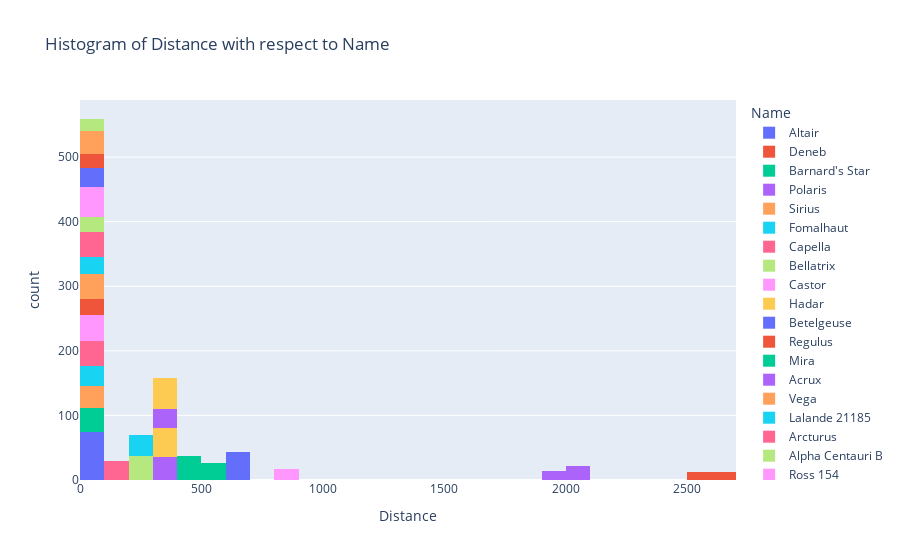

Write notebook code for a chart like this one.
### Code cell
# histogram of Distance column with respect to Name Class using plotly:

fig = px.histogram(df, x='Distance', color='Name', title='Histogram of Distance with respect to Name')
fig.show()

### Figure 1 — Plotly figure (JSON) as saved in the notebook; plotly's stock layout.template omitted (floating-point values rounded to 4 significant figures)
{"data": [{"alignmentgroup": "True", "bingroup": "x", "hovertemplate": "Name=Altair<br>Distance=%{x}<br>count=%{y}<extra></extra>", "legendgroup": "Altair", "marker": {"color": "#636efa", "pattern": {"shape": ""}}, "name": "Altair", "offsetgroup": "Altair", "orientation": "v", "showlegend": true, "type": "histogram", "x": [16.59, 16.32, 16.98, 16.48, 17.0, 16.79, 17.11, 16.34, 16.52, 16.65, 16.91, 16.67, 17.03, 16.33, 17.13, 16.84, 16.74, 16.3, 16.82, 16.78, 16.96, 16.31, 16.43, 16.65, 16.75, 16.72, 17.08, 16.43, 16.6, 16.8, 16.41, 16.69, 16.7, 16.52, 16.56, 16.3, 16.37, 16.94, 16.74, 17.19, 16.65, 16.43, 16.8, 16.87, 16.28, 16.59, 16.85, 16.26, 17.02, 16.24, 16.48, 16.69, 16.82, 16.38, 16.72, 16.78, 16.68, 16.47, 16.96, 17.14, 17.16, 17.12, 16.52, 16.82, 16.57, 16.55, 16.41, 16.93, 16.71, 16.5, 17.15, 17.11, 16.87, 17.12], "xaxis": "x", "yaxis": "y"}, {"alignmentgroup": "True", "bingroup": "x", "hovertemplate": "Name=Deneb<br>Distance=%{x}<br>count=%{y}<extra></extra>", "legendgroup": "Deneb", "marker": {"color": "#EF553B", "pattern": {"shape": ""}}, "name": "Deneb", "offsetgroup": "Deneb", "orientation": "v", "showlegend": true, "type": "histogram", "x": [2600.0, 2600.0, 2600.0, 2600.0, 2600.0, 2600.0, 2600.0, 2600.0, 2600.0, 2600.0, 2600.0, 2600.0, 2600.0, 2600.0, 2600.0, 2600.0, 2600.0, 2600.0, 2600.0, 2600.0, 2600.0, 2600.0, 2600.0, 2600.0, 2600.0], "xaxis": "x", "yaxis": "y"}, {"alignmentgroup": "True", "bingroup": "x", "hovertemplate": "Name=Barnard's Star<br>Distance=%{x}<br>count=%{y}<extra></extra>", "legendgroup": "Barnard's Star", "marker": {"color": "#00cc96", "pattern": {"shape": ""}}, "name": "Barnard's Star", "offsetgroup": "Barnard's Star", "orientation": "v", "showlegend": true, "type": "histogram", "x": [6.053, 5.902, 6.274, 6.21, 5.564, 6.102, 6.099, 6.066, 5.775, 5.503, 6.036, 5.464, 5.755, 6.057, 5.644, 5.687, 6.006, 6.261, 6.45, 5.618, 5.702, 6.146, 6.037, 6.214, 6.359, 6.18, 6.066, 6.104, 6.178, 6.378, 5.628, 5.703, 5.672, 5.902, 5.979, 6.187, 5.622, 5.939], "xaxis": "x", "yaxis": "y"}, {"alignmentgroup": "True", "bingroup": "x", "hovertemplate": "Name=Polaris<br>Distance=%{x}<br>count=%{y}<extra></extra>", "legendgroup": "Polaris", "marker": {"color": "#ab63fa", "pattern": {"shape": ""}}, "name": "Polaris", "offsetgroup": "Polaris", "orientation": "v", "showlegend": true, "type": "histogram", "x": [322.6, 323.5, 323.5, 322.7, 322.8, 322.7, 323.2, 323.3, 322.6, 323.3, 322.5, 322.5, 322.5, 322.9, 323.3, 322.7, 322.6, 322.6, 323.0, 323.5, 322.7, 323.4, 323.3, 323.3, 323.0, 322.7, 322.8, 323.0, 322.9, 323.0, 323.2, 323.5, 322.6, 323.0, 322.9], "xaxis": "x", "yaxis": "y"}, {"alignmentgroup": "True", "bingroup": "x", "hovertemplate": "Name=Sirius<br>Distance=%{x}<br>count=%{y}<extra></extra>", "legendgroup": "Sirius", "marker": {"color": "#FFA15A", "pattern": {"shape": ""}}, "name": "Sirius", "offsetgroup": "Sirius", "orientation": "v", "showlegend": true, "type": "histogram", "x": [8.37, 8.998, 8.791, 8.405, 8.179, 9.004, 8.43, 8.979, 8.911, 8.958, 8.227, 8.581, 8.65, 8.593, 8.873, 8.793, 8.355, 8.161, 8.442, 8.218, 8.515, 8.295, 8.165, 8.451, 8.696, 8.125, 8.132, 8.418, 8.997, 8.61, 8.786, 8.526, 8.322, 8.154], "xaxis": "x", "yaxis": "y"}, {"alignmentgroup": "True", "bingroup": "x", "hovertemplate": "Name=Fomalhaut<br>Distance=%{x}<br>count=%{y}<extra></extra>", "legendgroup": "Fomalhaut", "marker": {"color": "#19d3f3", "pattern": {"shape": ""}}, "name": "Fomalhaut", "offsetgroup": "Fomalhaut", "orientation": "v", "showlegend": true, "type": "histogram", "x": [25.42, 25.04, 24.74, 24.95, 25.38, 25.4, 25.13, 24.91, 24.64, 25.29, 24.79, 24.94, 24.8, 24.53, 25.45, 24.51, 24.71, 25.12, 24.84, 24.88, 24.99, 25.3, 24.6, 25.02, 25.06, 24.51, 24.67, 24.58, 25.36, 24.88, 25.39], "xaxis": "x", "yaxis": "y"}, {"alignmentgroup": "True", "bingroup": "x", "hovertemplate": "Name=Capella<br>Distance=%{x}<br>count=%{y}<extra></extra>", "legendgroup": "Capella", "marker": {"color": "#FF6692", "pattern": {"shape": ""}}, "name": "Capella", "offsetgroup": "Capella", "orientation": "v", "showlegend": true, "type": "histogram", "x": [42.57, 43.26, 43.24, 42.99, 42.8, 42.66, 42.91, 42.43, 43.19, 42.62, 43.25, 43.27, 43.15, 42.65, 42.65, 42.72, 43.07, 43.18, 43.37, 42.52, 43.22, 42.85, 42.57, 43.35, 42.6, 42.86, 42.67, 43.21, 42.94, 43.17, 42.58, 42.88, 42.41, 42.94, 43.32, 42.81, 43.34, 43.33, 43.29], "xaxis": "x", "yaxis": "y"}, {"alignmentgroup": "True", "bingroup": "x", "hovertemplate": "Name=Bellatrix<br>Distance=%{x}<br>count=%{y}<extra></extra>", "legendgroup": "Bellatrix", "marker": {"color": "#B6E880", "pattern": {"shape": ""}}, "name": "Bellatrix", "offsetgroup": "Bellatrix", "orientation": "v", "showlegend": true, "type": "histogram", "x": [239.9, 240.4, 239.8, 240.4, 239.8, 240.3, 239.8, 239.7, 240.1, 240.4, 239.8, 239.9, 239.7, 239.7, 240.5, 240.4, 240.2, 240.1, 239.9, 239.9, 240.0, 240.4, 239.8, 240.1, 240.5, 240.4, 240.1, 239.9, 239.9, 239.6, 239.8, 239.6, 239.8, 240.0, 240.4, 239.7, 239.8], "xaxis": "x", "yaxis": "y"}, {"alignmentgroup": "True", "bingroup": "x", "hovertemplate": "Name=Castor<br>Distance=%{x}<br>count=%{y}<extra></extra>", "legendgroup": "Castor", "marker": {"color": "#FF97FF", "pattern": {"shape": ""}}, "name": "Castor", "offsetgroup": "Castor", "orientation": "v", "showlegend": true, "type": "histogram", "x": [51.57, 52.32, 51.69, 52.32, 51.79, 51.79, 51.66, 52.34, 52.15, 51.96, 52.23, 52.12, 51.64, 51.64, 51.52, 52.24, 52.0, 51.93, 52.16, 51.72, 51.69, 51.71, 52.05, 52.13, 52.46, 51.66, 52.33, 51.57, 52.01, 51.63, 52.2, 52.3, 52.32, 51.51, 51.98, 51.76, 51.72, 51.95, 51.73], "xaxis": "x", "yaxis": "y"}, {"alignmentgroup": "True", "bingroup": "x", "hovertemplate": "Name=Hadar<br>Distance=%{x}<br>count=%{y}<extra></extra>", "legendgroup": "Hadar", "marker": {"color": "#FECB52", "pattern": {"shape": ""}}, "name": "Hadar", "offsetgroup": "Hadar", "orientation": "v", "showlegend": true, "type": "histogram", "x": [349.7, 350.3, 349.8, 350.0, 349.9, 349.9, 349.9, 350.1, 349.5, 349.7, 349.9, 349.7, 350.3, 350.5, 349.9, 350.2, 350.0, 349.8, 349.5, 349.6, 349.7, 350.3, 349.7, 350.0, 350.3, 350.4, 350.0, 350.0, 349.6, 349.8, 350.0, 349.7, 350.4, 350.4, 350.0, 350.3, 350.0, 349.7, 349.6, 350.0, 349.5, 350.2, 349.8, 350.5, 350.3], "xaxis": "x", "yaxis": "y"}, {"alignmentgroup": "True", "bingroup": "x", "hovertemplate": "Name=Betelgeuse<br>Distance=%{x}<br>count=%{y}<extra></extra>", "legendgroup": "Betelgeuse", "marker": {"color": "#636efa", "pattern": {"shape": ""}}, "name": "Betelgeuse", "offsetgroup": "Betelgeuse", "orientation": "v", "showlegend": true, "type": "histogram", "x": [642.4, 642.5, 642.2, 642.2, 642.0, 642.2, 642.4, 642.4, 642.7, 643.0, 642.6, 642.6, 642.9, 642.6, 642.6, 642.8, 642.4, 642.7, 642.2, 642.7, 643.0, 642.2, 642.9, 642.7, 642.5, 642.3, 643.0, 642.3, 642.6, 642.6, 642.8, 642.8, 642.5, 642.0, 642.2, 642.2, 642.6, 643.0, 642.0, 642.8, 642.9, 643.0, 642.9, 642.2], "xaxis": "x", "yaxis": "y"}, {"alignmentgroup": "True", "bingroup": "x", "hovertemplate": "Name=Regulus<br>Distance=%{x}<br>count=%{y}<extra></extra>", "legendgroup": "Regulus", "marker": {"color": "#EF553B", "pattern": {"shape": ""}}, "name": "Regulus", "offsetgroup": "Regulus", "orientation": "v", "showlegend": true, "type": "histogram", "x": [79.15, 78.87, 79.24, 78.51, 79.38, 79.46, 78.85, 78.66, 78.61, 79.47, 78.52, 79.02, 79.39, 79.25, 79.34, 79.25, 78.53, 79.22, 78.7, 79.04, 79.27, 79.19, 78.7, 79.3, 79.09, 78.58], "xaxis": "x", "yaxis": "y"}, {"alignmentgroup": "True", "bingroup": "x", "hovertemplate": "Name=Mira<br>Distance=%{x}<br>count=%{y}<extra></extra>", "legendgroup": "Mira", "marker": {"color": "#00cc96", "pattern": {"shape": ""}}, "name": "Mira", "offsetgroup": "Mira", "orientation": "v", "showlegend": true, "type": "histogram", "x": [418.4, 418.2, 417.7, 418.5, 418.0, 418.2, 418.2, 417.7, 417.8, 418.1, 418.0, 417.8, 418.3, 418.2, 418.4, 417.6, 418.2, 417.7, 417.5, 418.4, 418.2, 418.0, 417.7, 417.7, 418.1, 418.5, 417.6, 417.9, 418.2, 417.9, 418.3, 418.1, 417.5, 417.5, 417.5, 417.7, 418.5], "xaxis": "x", "yaxis": "y"}, {"alignmentgroup": "True", "bingroup": "x", "hovertemplate": "Name=Acrux<br>Distance=%{x}<br>count=%{y}<extra></extra>", "legendgroup": "Acrux", "marker": {"color": "#ab63fa", "pattern": {"shape": ""}}, "name": "Acrux", "offsetgroup": "Acrux", "orientation": "v", "showlegend": true, "type": "histogram", "x": [321.0, 320.5, 321.4, 320.6, 321.2, 320.7, 321.0, 321.2, 321.1, 320.7, 321.0, 320.6, 320.6, 320.9, 321.4, 320.6, 320.9, 320.7, 321.0, 321.2, 321.2, 320.7, 320.7, 321.4, 321.5, 320.5, 320.5, 321.2, 320.8, 320.8], "xaxis": "x", "yaxis": "y"}, {"alignmentgroup": "True", "bingroup": "x", "hovertemplate": "Name=Vega<br>Distance=%{x}<br>count=%{y}<extra></extra>", "legendgroup": "Vega", "marker": {"color": "#FFA15A", "pattern": {"shape": ""}}, "name": "Vega", "offsetgroup": "Vega", "orientation": "v", "showlegend": true, "type": "histogram", "x": [25.41, 25.02, 25.33, 24.53, 25.15, 24.96, 25.47, 25.02, 24.8, 25.07, 25.48, 25.07, 24.72, 24.86, 24.55, 25.22, 24.92, 24.65, 25.05, 24.89, 24.74, 25.25, 25.47, 24.52, 24.91, 24.75, 24.87, 25.22, 24.56, 25.31, 24.98, 25.42, 24.91, 24.84, 25.01, 24.8, 24.65, 24.78], "xaxis": "x", "yaxis": "y"}, {"alignmentgroup": "True", "bingroup": "x", "hovertemplate": "Name=Lalande 21185<br>Distance=%{x}<br>count=%{y}<extra></extra>", "legendgroup": "Lalande 21185", "marker": {"color": "#19d3f3", "pattern": {"shape": ""}}, "name": "Lalande 21185", "offsetgroup": "Lalande 21185", "orientation": "v", "showlegend": true, "type": "histogram", "x": [8.784, 7.923, 8.539, 8.39, 8.658, 8.6, 8.553, 8.327, 8.165, 8.268, 8.383, 8.145, 8.779, 8.4, 8.287, 8.261, 8.65, 7.976, 8.459, 8.787, 8.35, 8.08, 8.172, 8.728, 8.44, 8.704, 8.732], "xaxis": "x", "yaxis": "y"}, {"alignmentgroup": "True", "bingroup": "x", "hovertemplate": "Name=Arcturus<br>Distance=%{x}<br>count=%{y}<extra></extra>", "legendgroup": "Arcturus", "marker": {"color": "#FF6692", "pattern": {"shape": ""}}, "name": "Arcturus", "offsetgroup": "Arcturus", "orientation": "v", "showlegend": true, "type": "histogram", "x": [36.39, 36.23, 36.56, 36.66, 36.25, 37.06, 36.5, 36.61, 36.47, 36.54, 36.23, 36.32, 36.73, 36.37, 36.86, 36.2, 36.25, 37.06, 36.92, 36.52, 36.91, 37.06, 36.2, 36.55, 36.25, 37.06, 36.2, 36.91, 36.63, 36.89, 36.98, 37.0, 36.83, 36.41, 36.78, 36.29, 36.91, 36.37], "xaxis": "x", "yaxis": "y"}, {"alignmentgroup": "True", "bingroup": "x", "hovertemplate": "Name=Alpha Centauri B<br>Distance=%{x}<br>count=%{y}<extra></extra>", "legendgroup": "Alpha Centauri B", "marker": {"color": "#B6E880", "pattern": {"shape": ""}}, "name": "Alpha Centauri B", "offsetgroup": "Alpha Centauri B", "orientation": "v", "showlegend": true, "type": "histogram", "x": [3.926, 3.996, 4.661, 4.191, 4.604, 4.234, 4.603, 3.928, 4.5, 3.88, 3.878, 4.436, 3.933, 4.736, 4.106, 4.292, 4.417, 4.049, 3.958, 4.397, 4.735, 4.809, 3.967, 4.044], "xaxis": "x", "yaxis": "y"}, {"alignmentgroup": "True", "bingroup": "x", "hovertemplate": "Name=Ross 154<br>Distance=%{x}<br>count=%{y}<extra></extra>", "legendgroup": "Ross 154", "marker": {"color": "#FF97FF", "pattern": {"shape": ""}}, "name": "Ross 154", "offsetgroup": "Ross 154", "orientation": "v", "showlegend": true, "type": "histogram", "x": [9.585, 9.939, 9.619, 9.763, 9.457, 10.11, 9.481, 9.907, 9.98, 10.08, 9.51, 9.613, 9.387, 9.267, 9.745, 9.262, 9.554, 9.414, 9.395, 9.621, 9.695, 9.323, 10.02, 10.18, 9.959, 9.338, 9.689, 9.344, 9.421, 9.542, 9.395, 9.732, 9.666, 9.504, 9.253, 9.54, 10.04, 9.405, 9.424, 9.39, 9.386, 9.497, 10.02, 9.452, 9.196], "xaxis": "x", "yaxis": "y"}, {"alignmentgroup": "True", "bingroup": "x", "hovertemplate": "Name=Canopus<br>Distance=%{x}<br>count=%{y}<extra></extra>", "legendgroup": "Canopus", "marker": {"color": "#FECB52", "pattern": {"shape": ""}}, "name": "Canopus", "offsetgroup": "Canopus", "orientation": "v", "showlegend": true, "type": "histogram", "x": [309.7, 309.9, 309.5, 310.3, 310.1, 310.4, 310.3, 310.3, 309.9, 310.2, 309.6, 309.8, 309.9, 309.7, 310.4, 310.2, 309.9, 309.6, 309.8, 310.1, 310.4, 309.6, 309.7, 310.2, 310.5, 309.6, 310.4, 310.4, 310.4, 309.9, 309.6, 310.5, 309.9, 310.4, 310.4, 309.7, 309.9, 310.1, 309.7, 309.8, 309.7, 310.0, 309.7, 309.9, 310.4, 310.1, 309.8, 310.4], "xaxis": "x", "yaxis": "y"}, {"alignmentgroup": "True", "bingroup": "x", "hovertemplate": "Name=Procyon<br>Distance=%{x}<br>count=%{y}<extra></extra>", "legendgroup": "Procyon", "marker": {"color": "#636efa", "pattern": {"shape": ""}}, "name": "Procyon", "offsetgroup": "Procyon", "orientation": "v", "showlegend": true, "type": "histogram", "x": [11.36, 10.93, 11.55, 11.23, 11.73, 11.81, 11.85, 11.63, 11.73, 11.22, 11.1, 11.56, 11.38, 11.68, 11.28, 10.9, 11.65, 11.27, 11.46, 11.86, 11.72, 11.72, 11.52, 11.34, 11.18, 11.38, 11.53, 10.92, 11.15, 11.59], "xaxis": "x", "yaxis": "y"}, {"alignmentgroup": "True", "bingroup": "x", "hovertemplate": "Name=Wolf 359<br>Distance=%{x}<br>count=%{y}<extra></extra>", "legendgroup": "Wolf 359", "marker": {"color": "#EF553B", "pattern": {"shape": ""}}, "name": "Wolf 359", "offsetgroup": "Wolf 359", "orientation": "v", "showlegend": true, "type": "histogram", "x": [8.04, 7.987, 8.118, 7.495, 7.573, 8.0, 7.935, 7.693, 7.582, 8.201, 7.281, 7.343, 8.046, 7.845, 8.05, 8.193, 7.409, 7.832, 7.842, 7.509, 7.456, 8.14], "xaxis": "x", "yaxis": "y"}, {"alignmentgroup": "True", "bingroup": "x", "hovertemplate": "Name=Antares<br>Distance=%{x}<br>count=%{y}<extra></extra>", "legendgroup": "Antares", "marker": {"color": "#00cc96", "pattern": {"shape": ""}}, "name": "Antares", "offsetgroup": "Antares", "orientation": "v", "showlegend": true, "type": "histogram", "x": [549.8, 550.3, 550.2, 550.1, 549.6, 550.1, 550.5, 549.6, 549.9, 549.7, 549.6, 550.1, 550.2, 549.7, 549.5, 550.3, 549.7, 549.6, 550.0, 550.2, 549.9, 550.4, 550.1, 550.4, 549.9, 549.9], "xaxis": "x", "yaxis": "y"}, {"alignmentgroup": "True", "bingroup": "x", "hovertemplate": "Name=Alnilam<br>Distance=%{x}<br>count=%{y}<extra></extra>", "legendgroup": "Alnilam", "marker": {"color": "#ab63fa", "pattern": {"shape": ""}}, "name": "Alnilam", "offsetgroup": "Alnilam", "orientation": "v", "showlegend": true, "type": "histogram", "x": [2000.0, 2000.0, 2000.0, 2000.0, 2000.0, 2000.0, 2000.0, 2000.0, 2000.0, 2000.0, 2000.0, 2000.0, 2000.0, 2000.0, 2000.0, 2000.0, 2000.0, 2000.0, 2000.0, 2000.0, 2000.0, 2000.0, 2000.0, 2000.0, 2000.0, 2000.0, 2000.0, 2000.0, 2000.0, 2000.0, 2000.0, 2000.0, 2000.0, 2000.0, 2000.0, 2000.0], "xaxis": "x", "yaxis": "y"}, {"alignmentgroup": "True", "bingroup": "x", "hovertemplate": "Name=Rigil Kentaurus<br>Distance=%{x}<br>count=%{y}<extra></extra>", "legendgroup": "Rigil Kentaurus", "marker": {"color": "#FFA15A", "pattern": {"shape": ""}}, "name": "Rigil Kentaurus", "offsetgroup": "Rigil Kentaurus", "orientation": "v", "showlegend": true, "type": "histogram", "x": [4.039, 4.054, 4.108, 4.402, 3.979, 4.089, 4.006, 4.685, 4.009, 4.473, 4.758, 4.143, 4.512, 4.022, 4.301, 4.533, 4.559, 4.175, 4.259, 3.878, 4.453, 4.367, 4.118, 4.269, 4.763, 4.473, 4.427, 4.105, 3.916, 4.267, 4.475, 4.379, 4.385, 4.77, 4.608, 3.996], "xaxis": "x", "yaxis": "y"}, {"alignmentgroup": "True", "bingroup": "x", "hovertemplate": "Name=Spica<br>Distance=%{x}<br>count=%{y}<extra></extra>", "legendgroup": "Spica", "marker": {"color": "#19d3f3", "pattern": {"shape": ""}}, "name": "Spica", "offsetgroup": "Spica", "orientation": "v", "showlegend": true, "type": "histogram", "x": [250.5, 250.3, 250.2, 249.7, 249.8, 250.3, 249.8, 249.7, 250.4, 250.0, 250.4, 250.5, 249.6, 250.4, 249.8, 250.2, 250.1, 250.0, 249.8, 250.5, 249.7, 249.9, 249.7, 250.0, 249.7, 249.7, 249.5, 250.1, 250.3, 250.3, 250.4, 249.9], "xaxis": "x", "yaxis": "y"}, {"alignmentgroup": "True", "bingroup": "x", "hovertemplate": "Name=Achernar<br>Distance=%{x}<br>count=%{y}<extra></extra>", "legendgroup": "Achernar", "marker": {"color": "#FF6692", "pattern": {"shape": ""}}, "name": "Achernar", "offsetgroup": "Achernar", "orientation": "v", "showlegend": true, "type": "histogram", "x": [144.4, 143.9, 144.0, 144.3, 144.4, 144.4, 143.6, 144.1, 143.8, 143.7, 143.8, 144.5, 144.0, 144.3, 144.3, 144.2, 143.6, 143.6, 144.3, 144.3, 144.1, 143.9, 144.4, 144.1, 144.0, 144.4, 143.7, 144.0, 144.0], "xaxis": "x", "yaxis": "y"}, {"alignmentgroup": "True", "bingroup": "x", "hovertemplate": "Name=Aldebaran<br>Distance=%{x}<br>count=%{y}<extra></extra>", "legendgroup": "Aldebaran", "marker": {"color": "#B6E880", "pattern": {"shape": ""}}, "name": "Aldebaran", "offsetgroup": "Aldebaran", "orientation": "v", "showlegend": true, "type": "histogram", "x": [65.18, 64.87, 65.28, 64.59, 65.01, 65.13, 64.91, 65.22, 64.61, 65.47, 65.41, 65.03, 65.18, 65.07, 65.01, 64.69, 65.18, 64.67], "xaxis": "x", "yaxis": "y"}, {"alignmentgroup": "True", "bingroup": "x", "hovertemplate": "Name=Rigel<br>Distance=%{x}<br>count=%{y}<extra></extra>", "legendgroup": "Rigel", "marker": {"color": "#FF97FF", "pattern": {"shape": ""}}, "name": "Rigel", "offsetgroup": "Rigel", "orientation": "v", "showlegend": true, "type": "histogram", "x": [859.9, 860.3, 860.4, 860.0, 860.0, 860.4, 859.9, 859.8, 860.2, 860.4, 860.2, 859.6, 860.2, 859.7, 860.3, 860.1, 860.4], "xaxis": "x", "yaxis": "y"}], "layout": {"barmode": "relative", "legend": {"title": {"text": "Name"}, "tracegroupgap": 0}, "title": {"text": "Histogram of Distance with respect to Name"}, "xaxis": {"anchor": "y", "domain": [0, 1], "title": {"text": "Distance"}}, "yaxis": {"anchor": "x", "domain": [0, 1], "title": {"text": "count"}}}}
